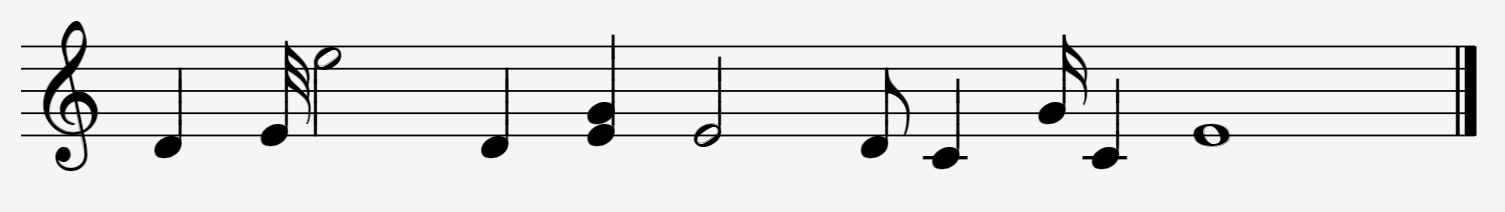
#> input picture test-cases/01.PNG, 1505 x 212 px; its folder holds only this picture in this run
$ jupyter execute --allow-errors integration.ipynb   (older library calls are emulated)
#> lines starting #> are read from the running program, lines starting #| are printed output that depends on the picture; after the words box and inside, x2 and y2 are one past the last pixel; in counts of white or black regions, pixels touching at a corner belong together
#> further down, original_image is the input picture: shape (212, 1505, 3); min 0, max 245, mean 226.2
### commonfunctions.py


import skimage.io as io
import matplotlib.pyplot as plt
import numpy as np
from skimage.exposure import histogram
from matplotlib.pyplot import bar
from skimage.color import rgb2gray,rgb2hsv

# Convolution:
from scipy.signal import convolve2d
from scipy import fftpack
import math

from skimage.util import random_noise
from skimage.filters import median
from skimage.feature import canny

from mpl_toolkits.mplot3d import Axes3D  # noqa: F401 unused import

import matplotlib.pyplot as plt
from matplotlib import cm
from matplotlib.ticker import LinearLocator, FormatStrFormatter
import numpy as np

# Edges
from skimage.filters import sobel_h, sobel, sobel_v,roberts, prewitt


from skimage.filters import threshold_otsu

# Show the figures / plots inside the notebook
def show_images(images,titles=None):
    #This function is used to show image(s) with titles by sending an array of images and an array of associated titles.
    # images[0] will be drawn with the title titles[0] if exists
    # You aren't required to understand this function, use it as-is.
    n_ims = len(images)
    if titles is None: titles = ['(%d)' % i for i in range(1,n_ims + 1)]
    fig = plt.figure()
    n = 1
    for image,title in zip(images,titles):
        a = fig.add_subplot(1,n_ims,n)
        if image.ndim == 2:
            plt.gray()
        plt.imshow(image)
        a.set_title(title)
        plt.axis('off')
        n += 1
    fig.set_size_inches(np.array(fig.get_size_inches()) * n_ims)
    plt.show()


# [43 lines left out: functions show_3d_image, show_3d_image_filtering_in_freq, showHist, not called in this run]


def binarize(img,thresh=None):
    img_cp = img.copy()
    threshold = threshold_otsu(img_cp) if thresh is None else thresh
#> threshold = 132.5
    img_cp[img_cp < threshold] = 0
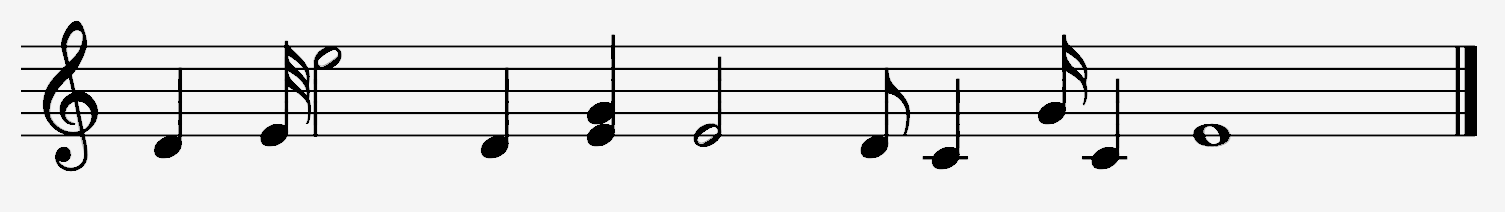
#> img_cp: shape (212, 1505) float64; min 0, max 245, mean 224.5
    img_cp[img_cp >= threshold] = 255
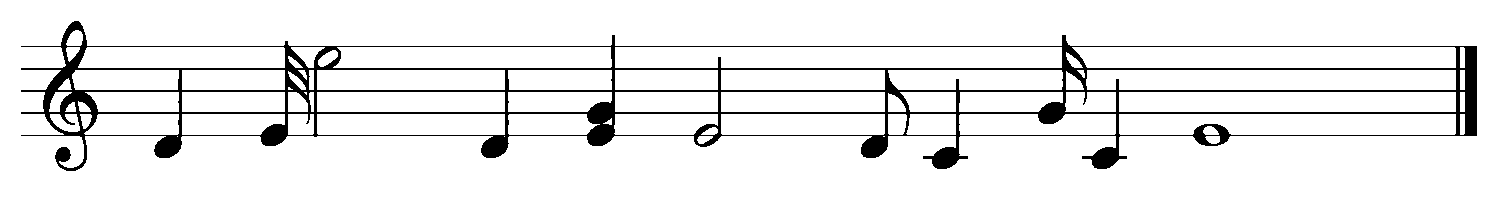
#> img_cp: shape (212, 1505) float64; 92.6% white; 1 black region, box (x1, y1, x2, y2) and area: (21, 21, 1477, 171) 23531
    return img_cp

### integration.ipynb
[cell 1]
from commonfunctions import *
import numpy as np
import skimage.io as io
import matplotlib.pyplot as plt
from scipy.ndimage import binary_fill_holes
import skimage
from skimage.color import rgb2gray
from skimage.morphology import disk, square, rectangle as rect
from skimage.filters import threshold_otsu, threshold_local

from skimage.morphology import(binary_erosion,
                               binary_dilation,
                               binary_closing,
                               skeletonize,
                               thin,
                               opening
                              )
from skimage.measure import find_contours
from scipy.ndimage import binary_fill_holes
from skimage.draw import rectangle
import cv2
import scipy.stats
from sklearn import svm

[cell 2]
# module is used for serializing and de-serializing a Python object structure.
import pickle
target_img_size = (32, 32)
# [18 lines left out: function extract_hog_features, not called in this run]


def get_model(fileName):
    '''
    arg: filename where needed model is found
    return one of the three trained model according to the specified fileName
    '''
    with open(fileName, 'rb') as file:
        model = pickle.load(file)
        return model
    return None

# [21 lines left out: function makeSquare, not called in this run]

    # Resize image to the given size
def resize_to_size(image, dsize):
    return cv2.resize(image, dsize)
    # return Binary image after preprocessing and thresholding
# [12 lines left out: functions pre_process, get_features, not called in this run]

[cell 3]
# classes
# contain the info of the staff lines
class staff_meta(object):
    division_height = -1 # distance between 2 lines in the same staff
    line_thickness = -1 # thickness of the staff line
    staff_lines_y_coords = [] # Y Co-ordinates of the staff lines

# contain the naming of the staff lines from bottom to up with thier factor
class notes_pitch(object):
    char =   ['e','f','g','a','b','c','d','e','f']
    factor = [ 1 , 1 , 1 , 1 , 1 , 2 , 2 , 2 , 2 ]

# get a well defined staff_meta instance where it get all the needed info
def get_trace_meta(image):
    if len(image.shape) != 2:
        gray = cv2.cvtColor(image,cv2.COLOR_BGR2GRAY)
    else:
        gray = image
    thresh = cv2.threshold(gray, 0, 255, cv2.THRESH_BINARY_INV + cv2.THRESH_OTSU)[1]
    width = gray.shape[1]//5
    # Remove horizontal
    horizontal_kernel = cv2.getStructuringElement(cv2.MORPH_RECT, (width,1))

    # thresh = cv2.Canny(thresh, 30, 200)
    detected_lines = cv2.morphologyEx(thresh, cv2.MORPH_OPEN, horizontal_kernel, iterations=2)

    cnts = cv2.findContours(detected_lines, cv2.RETR_EXTERNAL, cv2.CHAIN_APPROX_NONE)
    cnts = cnts[0] if len(cnts) == 2 else cnts[1]
    division_height=0
    h_max = 1
    bounding_rects = []
    for c in cnts:
        bounding_rects.append(cv2.boundingRect(c))

    for b_rect in bounding_rects:
        X,Y,w,h = b_rect
        if h > h_max:
            h_max = h
    def contour_y(c):
        return c[1]
    bounding_rects = sorted(bounding_rects, key=contour_y)
    lines_y_coordinates = [ b[1] for b in bounding_rects]
    div_height = bounding_rects[1][1] - bounding_rects[0][1]
    s_meta = staff_meta()
    s_meta.division_height = div_height
    s_meta.line_thickness = h_max
    s_meta.staff_lines_y_coords = lines_y_coordinates
    return s_meta
def padd_image(img):
    """
    this functions padds an image this is very important
    when applying erosion as applying erosion to border
    may result false postives
    """
    out_img = np.zeros((img.shape[0]+2,img.shape[1]+2), dtype=np.uint8)
    out_img[1:out_img.shape[0]-1,1:out_img.shape[1]-1] = img
    return out_img

[cell 4]
# Functions Used in Image Processing
#return the level of the char
# [32 lines left out: function get_noteLine_depending_height, not called in this run]

[cell 5]
def filled_holes_centers(char, radius):
    """
    returns: the centers of the filed holes found in the sym_image
    eg: [(x1,y1), (x2,y2)]
    arguments:
    sym_image: this is an image of small size where the filled_ovals
    """
    padded_char = padd_image(char)
    erroded_image = cv2.erode(padded_char,kernel=disk(radius),iterations = 1)
    b_boxes = get_external_bounding_boxes(erroded_image)
    centers = []
    for box in b_boxes:
        X,Y,w,h = box
        cx = X+w//2
        cy=Y+h//2
        centers.append((cx,cy))

    return centers
######################NEW BY OMAR################
# [39 lines left out: functions halfsCenter, WholesCenter, not called in this run]

[cell 6]
def conv_255_true(image):
    image[image == 255] = True
    image[image == 0] = False
    return image
def remove_horizontal_wrapper(org_image, inv_image):
    # both org_image and inv_image must uint8
    line_width, no_staf_1 = remove_horizontal_lines(org_image)
    no_staf_1 = conv_255_true(no_staf_1)
    no_staf = no_staf_1
    inv_image = conv_255_true(inv_image)
    no_staf = np.bitwise_and(no_staf, inv_image)
    return no_staf
def remove_horizontal_lines(image):
    if len(image.shape) != 2:
        gray = cv2.cvtColor(image,cv2.COLOR_BGR2GRAY)
    else:
        gray = image
    thresh = cv2.threshold(gray, 0, 255, cv2.THRESH_BINARY_INV + cv2.THRESH_OTSU)[1]
    width = gray.shape[1]//5
    # Remove horizontal
    horizontal_kernel = cv2.getStructuringElement(cv2.MORPH_RECT, (width,1))

    # thresh = cv2.Canny(thresh, 30, 200)
    detected_lines = cv2.morphologyEx(thresh, cv2.MORPH_OPEN, horizontal_kernel, iterations=2)

    cnts = cv2.findContours(detected_lines, cv2.RETR_EXTERNAL, cv2.CHAIN_APPROX_NONE)

    cnts = cnts[0] if len(cnts) == 2 else cnts[1]

    h_max = 1
    for c in cnts:
        X,Y,w,h = cv2.boundingRect(c)
        if h > h_max:
            h_max=h
    for c in cnts:
        cv2.drawContours(gray, [c], -1, 255, h_max)


    # Repair image
    repair_kernel = cv2.getStructuringElement(cv2.MORPH_RECT, (1,h_max*3))
    result = 255-cv2.morphologyEx(255 - gray, cv2.MORPH_CLOSE, repair_kernel, iterations=1)
    result = cv2.threshold(result, 0, 255, cv2.THRESH_BINARY_INV + cv2.THRESH_OTSU)[1]

    return h_max,result

[cell 7]
def get_external_bounding_boxes(img):
    """
    this function takes and image and returns an array
    of bounding rectangle [(X1,Y1,W1,H1),(X2,Y2,W2,H2),....]
    where
    Wi: is the width
    Hi: is the height
    """
    cnts = cv2.findContours(img, cv2.RETR_EXTERNAL, cv2.CHAIN_APPROX_SIMPLE)
    cnts = cnts[0] if len(cnts) == 2 else cnts[1]
    bounding_rects = []
    for c in cnts:
        b_r = cv2.boundingRect(c)
        # X,Y,w,h = b_r
        bounding_rects.append(b_r)    #
    def contour_x(c):
        return c[0]
    bounding_rects = sorted(bounding_rects, key=contour_x)
    return bounding_rects
def draw_external_bounding_boxes(img,b_rects):
    out = img.copy()
    for b_r in b_rects:
        X,Y,w,h = b_r
        out = cv2.rectangle(out, (X,Y), (X+w, Y+h),1,3)
    return out

[cell 8]
# common functions
def binary_opening(img, selem):
    return binary_dilation(binary_erosion(img, selem=selem), selem=selem)

# [51 lines left out: functions get_bounding_boxes, get_bounded_image, draw_bounding_boxes, not called in this run]

[cell 9]
# load the models
training_files_names = [
    '0_oval_model_4',
    '1_oval_model_4',
    '2_oval_model_4',
]
models = []
#> (the rest of this cell did not finish here and is left out)

[cell 10]
accidentals = {
    "c":"#", # this for sharp #
    "d":"", # this for the natural or neutral
    "e":"&", # this is for the b
    "ee":"&&", # this is for the bb
    "x":"##" , # this for the x or double sharp
}

duration_map = {
    "a_1":"1",
    "a_2":"2",
    "a_8":"8",
    "a_16":"16",
    "a_32":"32",
    "b_8":"8",
    "b_16":"16",
    "b_32":"32"

}
class NOTE:
    coord = (-1,-1)
    note_type ="" # this can be number accidental beam chord note clef
    pitches = [] # this can be either a1, b2, c3, d1 (every pitch has tow characters eg a,1)
    duration = None # this can be 4 8 16 or 32
    accedintal_type=""
    # [17 lines left out: function representation, not called in this run]

def is_accidental(char):
    return char in accidentals
is_accidental("e")

[cell 11]
images_paths = [ f"test-cases/0{i+1}.PNG" for i in range(9)]

images_paths.append("test-cases/10.PNG")
images_paths.append("test-cases/11.PNG")
images_paths.append("images/16_sheet_001.jpg")
images_paths.append("images/8_sheet_001.jpg")
images_paths.append("images/32_sheet_001.jpg")
images_paths.append("images/AllSheet2.PNG")

images_paths.append("images/music1.JPG")
images_paths.append("images/music2.JPG")
images_paths.append("images/music3.JPG")


original_image = cv2.imread(images_paths[0])
gray_image = np.round(rgb2gray(original_image)*255)
binary_image = binarize(gray_image)
inverted_image = 255 - binary_image
show_images([inverted_image], ['inverted_image'])
#> in show_images, `n_ims = len(images)`: n_ims = 1
#> the loop in show_images, `for image,title in zip(images,titles):` made 1 pass
#> (title, n) on pass 1: ('inverted_image', 2)
#> after the loop in show_images, `for image,title in zip(images,titles):`: n = 2

# img be binarized image of size height x width and foregound pixel is white i.e pixel value = 255
horizontal_hist = np.sum(inverted_image,axis=1,keepdims=True)/255
#> horizontal_hist = 212 values, max 1456 at index 46, min 0 at index 0, mean 111

# plt.plot([i for i in range(horizontal_hist.shape[0])], horizontal_hist)

peaks = 0
offset = 1
j = 0
th = int(round(np.max(horizontal_hist)*.95))
#> th = 1383
staff_lines_y=[]
while j < len(horizontal_hist):
    while j < len(horizontal_hist) and horizontal_hist[j] < th:
        j+=1

    if j >= len(horizontal_hist):
        break
    staff_lines_y.append(j)
    peaks+=1
    st = j
    while j < len(horizontal_hist) and horizontal_hist[j] >= th:
        j+=offset
#> this loop made 6 passes
#> st on passes 1 to 5: 46, 68, 90, 112, 135
#> after the loop, j = 212; peaks = 5; staff_lines_y = [46, 68, 90, 112, 135]
number_of_staffs = int(round(peaks/ 5))
#> number_of_staffs = 1

min_areas_coords = []

min_areas_coords.append([0, staff_lines_y[0]])

j = 4
while j < len(staff_lines_y) - 5:
    print(j)
    min_areas_coords.append([staff_lines_y[j],staff_lines_y[j+1]])
    j+=5
#> this loop made 0 passes
#> after the loop, j = 4; min_areas_coords = [[0, 46]]
min_areas_coords.append([staff_lines_y[len(staff_lines_y)-1],gray_image.shape[0]])

division_height = staff_lines_y[1] - staff_lines_y[0]
#> division_height = 22

thresh_span = division_height # minimum must span thin number of pixels
#> thresh_span = 22
separation_ys = []
for min_pair in min_areas_coords:
    i = min_pair[0]
    minimum = i
    min_span = 1
    i+=1
    while i < min_pair[1]:
        if horizontal_hist[minimum] <= horizontal_hist[i]:
            min_span += 1
        else:
            min_span=1
            minimum = i
        i+=1
    separation_ys.append(minimum)
#> this loop made 2 passes
#> min_pair on passes 1 to 2: [0, 46], [135, 212]
#> after the loop, separation_ys = [0, 171]

print(separation_ys)
#| [0, 171]
staff_boxes = [] # stored as Xmin, Ymin, W, H
for i in range(len(separation_ys)-1):
    print(separation_ys[i])
    W =inverted_image.shape[1]
    H = separation_ys[i+1] - separation_ys[i]
    staff_boxes.append([0, separation_ys[i], W, H])
#> this loop made 1 pass
#> (W, H) on pass 1: (1505, 171)
#| 0
#> after the loop, staff_boxes = [[0, 0, 1505, 171]]
print(staff_boxes)
#| [[0, 0, 1505, 171]]
#> (the rest of this cell did not finish here and is left out)
